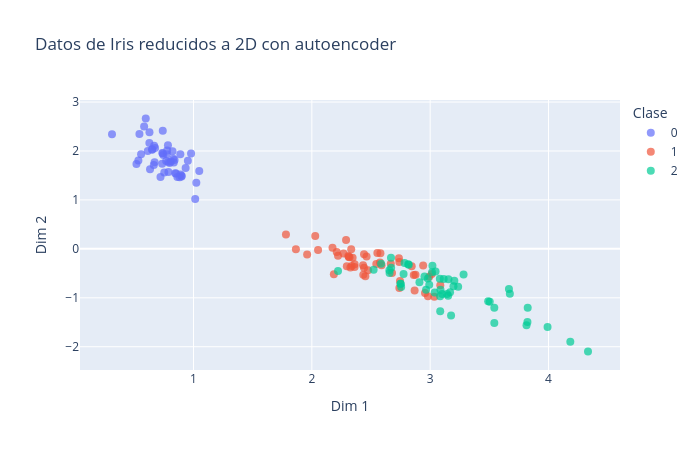

The cell this chart's notebook holds for it:
### Code cell
# Usamos el encoder por separado para reducir los datos a 2D
X_iris_2d = encoder.predict(X_iris)

fig = px.scatter(
    x=X_iris_2d[:, 0],
    y=X_iris_2d[:, 1],
    color=y_iris.astype(str),
    title='Datos de Iris reducidos a 2D con autoencoder',
    labels={'x': 'Dim 1', 'y': 'Dim 2', 'color': 'Clase'}
)
fig.update_traces(marker=dict(size=8, opacity=0.7))
fig.update_layout(width=700, height=450)
fig.show()
